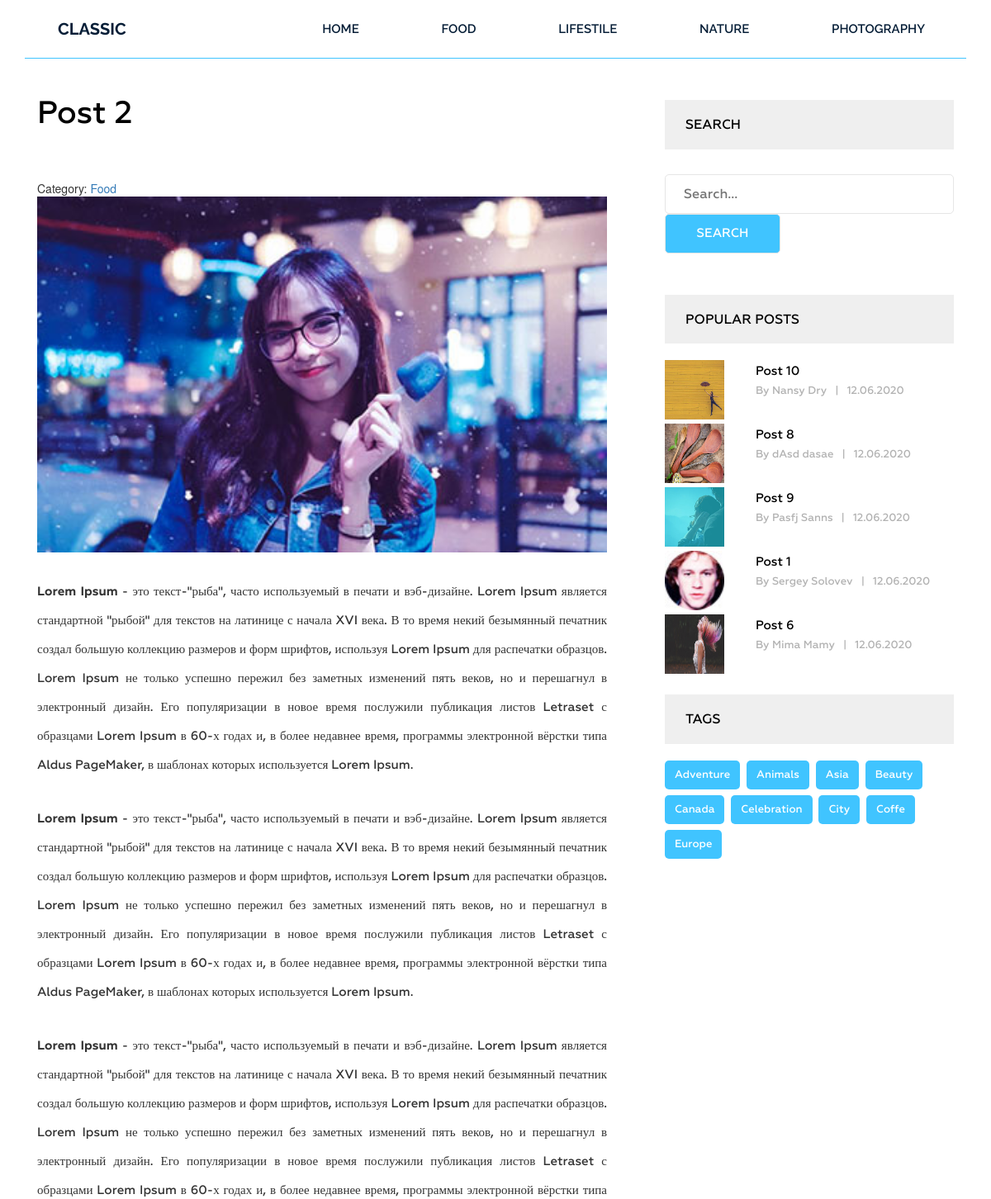
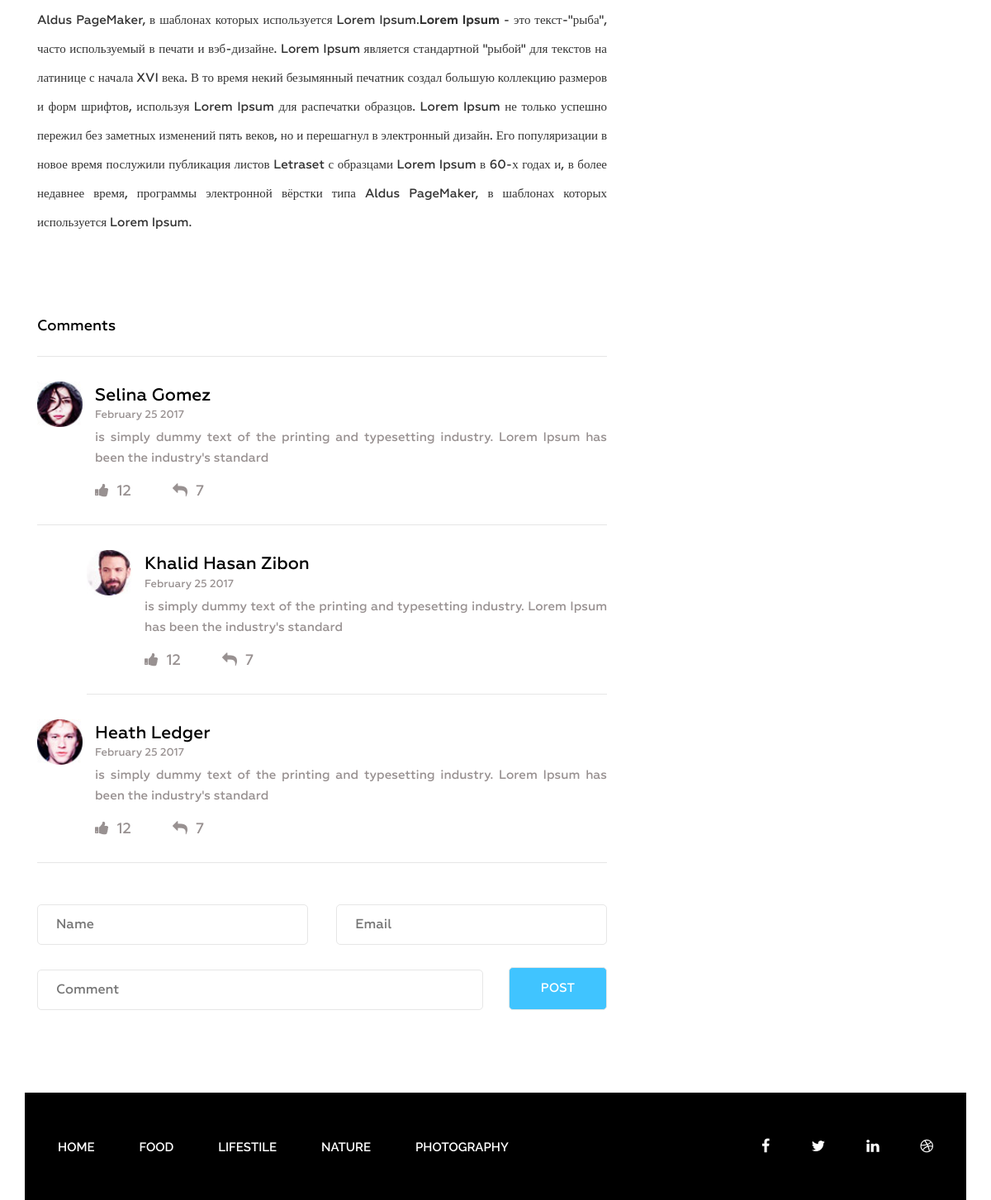
The app's page /post/post-2/ with its own data (2 pictures, top to bottom).
### blog/models.py (models this page shows, shortened)
class Category(models.Model):
    title = models.CharField(max_length=255, )
    slug = models.SlugField(max_length=255, verbose_name='url', unique=True)
    def __str__(self):
        return self.title
    def get_absolute_url(self):
        return reverse('category', kwargs={"slug": self.slug})
    class Meta:
        verbose_name = 'Категория'
        verbose_name_plural = 'Категории'
        ordering = ['title']

class Post(models.Model):
    title = models.CharField(max_length=255, verbose_name='Название')
    slug = models.SlugField(max_length=255, verbose_name='url', unique=True)
    author = models.CharField(max_length=100, verbose_name='Автор')
    content = models.TextField(blank=True, verbose_name='Контент')
    created_at = models.DateTimeField(auto_now_add=True, verbose_name='Опубликовано')
    photo = models.ImageField(upload_to='photos/%Y/%m/%d/', blank=True, verbose_name='Фото')
    views = models.IntegerField(default=0, verbose_name='Количество просмотров')
    category = models.ForeignKey(Category, on_delete=models.PROTECT, related_name='posts', verbose_name='Категория')
    tags = models.ManyToManyField(Tag, blank=True, related_name='posts', verbose_name='Тег')
    def get_absolute_url(self):
        return reverse('post', kwargs={"slug": self.slug})
    class Meta:
        verbose_name = 'Статья'
        verbose_name_plural = 'Статьи'
        ordering = ['-created_at']

class Tag(models.Model):
    title = models.CharField(max_length=50)
    slug = models.SlugField(max_length=50, verbose_name='url', unique=True)
    def get_absolute_url(self):
        return reverse('tag', kwargs={"slug": self.slug})
    class Meta:
        verbose_name = 'Тег'
        verbose_name_plural = 'Теги'
        ordering = ['title']

### blog/views.py (the view)
# urls.py: path('post/<str:slug>/', GetPost.as_view(), name='post'),
class GetPost(DetailView):
    model = Post
    template_name = 'blog/single.html'
    context_object_name = 'post'
    def get_context_data(self, *, object_list=None, **kwargs):
        context = super().get_context_data(**kwargs)
        self.object.views = F('views') + 1
        self.object.save()
        self.object.refresh_from_db()
        return context

### blog/templatetags/menu.py (called while the page is built)
@register.inclusion_tag('blog/menu_tpl.html')
def show_menu(menu_class='menu'):
    categories = Category.objects.all()
    return {"categories": categories, "menu_class": menu_class}

### blog/templatetags/sidebar.py (called while the page is built)
@register.inclusion_tag('blog/popular_posts_tpl.html')
def get_popular(cnt=3):
    posts = Post.objects.order_by('-views')[:cnt]
    return {"posts": posts}

@register.inclusion_tag('blog/tags_tpl.html')
def get_tags():
    tags = Tag.objects.all()
    return {"tags": tags}

### blog/templates/blog/single.html (shortened to what this page needs)
{% extends 'base.html' %}
{% load static %}
{% load sidebar %}
{% block content %}
<section class="single-blog-area">
    <div class="container">
        <div class="row">
            <div class="col-md-12">
                <div class="border-top">
                    <div class="col-md-8">
                        <div class="blog-area">
                            <div class="blog-area-part">
                                <h2>{{ post.title }}</h2>
                                <div class="single-content">
                                    <div>
                                        <span>Category: <a href="{{ post.category.get_absolute_url }}">{{ post.category }}</a> </span>
                                        <br>
                                    </div>
                                    <img src="{{post.photo.url}}">
                                    {{ post.content|safe }}
                                </div>
                            </div>
                            <div class="commententries">
                                <h3>Comments</h3>
                                <ul class="commentlist">
                                    <li>
                                        <article class="comment">
                                            <header class="comment-author">
                                                <img src="img/author-1.jpg" alt="">
                                            </header>
                                            <section class="comment-details">
                                                <div class="author-name">
                                                    <h5><a href="#">Selina Gomez</a></h5>
                                                    <p>February 25 2017</p>
                                                </div>
                                                <div class="comment-body">
                                                    <p>is simply dummy text of the printing and typesetting industry. Lorem Ipsum has been the industry's standard </p>
                                                </div>
                                                <div class="reply">
                                                    <p><span><a href="#"><i class="fa fa-thumbs-up" aria-hidden="true"></i></a>12</span><span><a href="#"><i class="fa fa-reply" aria-hidden="true"></i></a>7</span></p>
                                                </div>
                                            </section>
                                        </article>
                                        <ul class="children">
                                            <li>
                                                <article class="comment">
                                                    <header class="comment-author">
                                                        <img src="img/author-2.jpg" alt="">
                                                    </header>
                                                    <section class="comment-details">
                                                        <div class="author-name">
                                                            <h5><a href="#">Khalid Hasan Zibon</a></h5>
                                                            <p>February 25 2017</p>
                                                        </div>
                                                        <div class="comment-body">
                                                            <p>is simply dummy text of the printing and typesetting industry. Lorem Ipsum has been the industry's standard </p>
                                                        </div>
                                                        <div class="reply">
                                                            <p><span><a href="#"><i class="fa fa-thumbs-up" aria-hidden="true"></i></a>12</span><span><a href="#"><i class="fa fa-reply" aria-hidden="true"></i></a>7</span></p>
                                                        </div>
                                                    </section>
                                                </article>
                                            </li>
                                        </ul>
                                    </li>
                                    <li>
                                        <article class="comment">
                                            <header class="comment-author">
                                                <img src="img/author-3.jpg" alt="">
                                            </header>
                                            <section class="comment-details">
                                                <div class="author-name">
                                                    <h5><a href="#">Heath Ledger</a></h5>
                                                    <p>February 25 2017</p>
                                                </div>
                                                <div class="comment-body">
                                                    <p>is simply dummy text of the printing and typesetting industry. Lorem Ipsum has been the industry's standard </p>
                                                </div>
                                                <div class="reply">
                                                    <p><span><a href="#"><i class="fa fa-thumbs-up" aria-hidden="true"></i></a>12</span><span><a href="#"><i class="fa fa-reply" aria-hidden="true"></i></a>7</span></p>
                                                </div>
                                            </section>
                                        </article>
                                    </li>
                                </ul>
                            </div>
                            <form action="#" method="get">
                                <div class="name">
                                    <input type="text" name="" id="" placeholder="Name" class="name">
                                </div>
                                <div class="email">
                                    <input type="email" name="" id="" placeholder="Email" class="email">
                                </div>
                                <div class="comment">
                                    <input type="text" name="" id="" placeholder="Comment" class="comment">
                                </div>
                                <div class="post">
                                    <input type="submit" value="Post">
                                </div>
                            </form>
                        </div>
                    </div>
                    <div class="col-md-4">
                        <div class="newsletter">
                            <h2 class="sidebar-title">Search</h2>
                            <form action="{% url 'search' %}" method="get">
                                <input type="text" name="s"  placeholder="Search...">
                                <input type="submit" value="Search">
                            </form>
                        </div>
                        {% get_popular 5 %}
                        {% get_tags %}
                    </div>
                </div>
            </div>
        </div>
    </div>
</section>
{% endblock %}

### templates/base.html (shortened to what this page needs)
{% load static %}
{% load cache %}
<!DOCTYPE html>
<html lang="en">
<head>
    <link rel="stylesheet" href="{% static 'css/bootstrap.css' %}">
    <link rel="stylesheet" href="{% static 'css/font-awesome.min.css' %}">
    <link rel="stylesheet" href="{% static 'css/owl.carousel.min.css' %}">
    <link rel="stylesheet" href="{% static 'css/owl.theme.default.min.css' %}">
    <link rel="stylesheet" href="{% static 'style.css' %}">
    <link rel="stylesheet" href="{% static 'responsive.css' %}">
</head>
<body>
    <div class="wrapper">
        {% cache 30 header %}
        {% include 'inc/_header.html' %}
        {% endcache %}
        {% block content %} {% endblock %}
        {% cache 30 footer %}
        {% include 'inc/_footer.html' %}
        {% endcache %}
    </div>
</body>
</html>

### blog/templates/blog/menu_tpl.html
<div class="{{ menu_class }}">
    <ul>
        <li><a href="{% url 'home' %}">Home</a></li>
        {% for item in categories %}
        <li><a href="{{ item.get_absolute_url}}">{{ item }}</a></li>
        {% endfor %}
    </ul>
</div>

### blog/templates/blog/popular_posts_tpl.html
<h2 class="sidebar-title">Popular posts</h2>
<div class="grid">
    {% for post in posts %}
    <div class="portfolio-item popular"">
        {% if post.photo %}
        <img src="{{ post.photo.url }}" alt="{{post.title}}" width="300" height="200">
        {% else %}
        <img src="https://picsum.photos/id/1060/300/200/?blur=2" alt="{{post.title}}">
        {% endif %}
        <div class="portfolio-text">
            <h5><a href="{{ post.get_absolute_url }}">{{ post.title }}</a></h5>
            <p>By {{ post.author }}<span>|</span>{{ post.created_at|date:"d.m.Y" }}</p>
    </div>
</div>
{% endfor %}
</div>

### templates/inc/_footer.html
{% load menu %}
<footer class="footer">
    <div class="container">
        <div class="row">
            <div class="col-md-12">
                <div class="footer-bg">
                    <div class="row">
                        <div class="col-md-9">
                            {% show_menu 'footer-menu' %}
                        </div>
                        <div class="col-md-3">
                            <div class="footer-icon">
                                <p><a href="#"><i class="fa fa-facebook" aria-hidden="true"></i></a><a href="#"><i class="fa fa-twitter" aria-hidden="true"></i></a><a href="#"><i class="fa fa-linkedin" aria-hidden="true"></i></a><a href="#"><i class="fa fa-dribbble" aria-hidden="true"></i></a></p>
                            </div>
                        </div>
                    </div>
                </div>
            </div>
        </div>
    </div>
</footer>

### records on screen
Category: title "FOOD"
Category: title "LIFESTILE"
Category: title "NATURE"
Category: title "PHOTOGRAPHY"
Post: title "Post 2", category "Food", photo (picture), content "Lorem Ipsum - это текст-\"рыба\", часто используемый в печати и вэб-дизайне. Lorem Ipsum является стандартной \"рыбой\" для текстов на латинице с начала XVI века. В то время некий безымянный печатник создал большую коллекцию размеров и форм шрифтов, используя Lorem Ipsum для распечатки образцов. Lorem Ipsum не только успешно пережил без заметных изменений пять веков, но и перешагнул в электронный дизайн. Его популяризации в новое время послужили публикация листов Letraset с образцами Lorem Ipsum в 60-х годах и, в более недавнее время, программы электронной вёрстки типа Aldus PageMaker, в шаблонах которых используется Lorem Ipsum. Lorem Ipsum - это текст-\"рыба\", часто используемый в печати и…"
Post: photo (picture), title "Post 10", author "Nansy Dry", created_at "12.06.2020"
Post: photo (picture), title "Post 8", author "dAsd dasae", created_at "12.06.2020"
Post: photo (picture), title "Post 9", author "Pasfj Sanns", created_at "12.06.2020"
Post: photo (picture), title "Post 1", author "Sergey Solovev", created_at "12.06.2020"
Post: photo (picture), title "Post 6", author "Mima Mamy", created_at "12.06.2020"
Tag: title "Adventure"
Tag: title "Animals"
Tag: title "Asia"
Tag: title "Beauty"
Tag: title "Canada"
Tag: title "Celebration"
Tag: title "City"
Tag: title "Coffe"
Tag: title "Europe"
